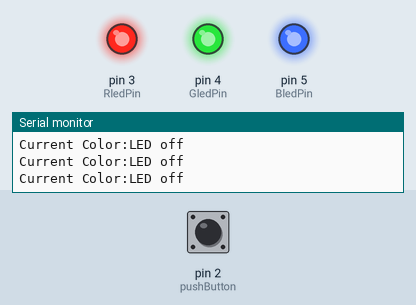
This sketch was run on a simulated Arduino Uno, built with avr-gcc and run on an emulated ATmega328P. On the bench: output pins drawn as LEDs (lit = HIGH), the last lines printed to the serial monitor. The inputs (shaded band) are chosen by the test bench; at power-on: pin 2 (pushButton) LOW.

Above: at 1.2 s.
1.3 s: pin 2 (pushButton) pulled HIGH for 0.15 s
At 1.9 s:
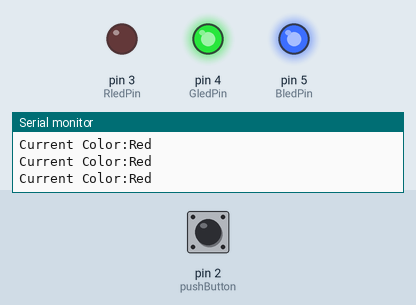
2.9 s: pin 2 (pushButton) pulled HIGH for 1 s
At 3.6 s:
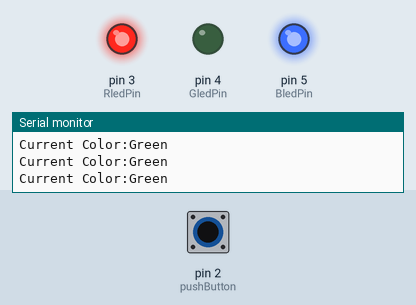
5.4 s: pin 2 (pushButton) pulled HIGH for 0.15 s
At 6.0 s:
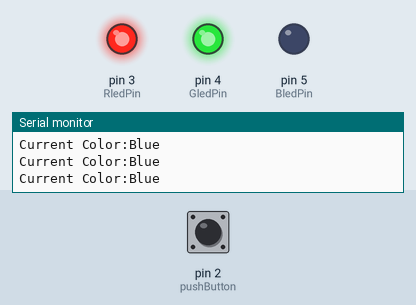
7.0 s: pin 2 (pushButton) pulled HIGH for 3.2 s
At 8.4 s:
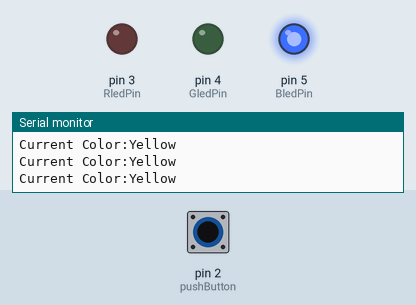
11.7 s: pin 2 (pushButton) pulled HIGH for 0.15 s
At 12.9 s:
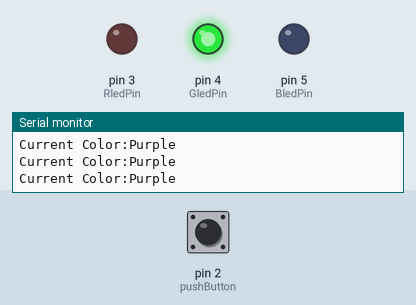
13.3 s: pin 2 (pushButton) pulled HIGH for 1 s
At 14.1 s:
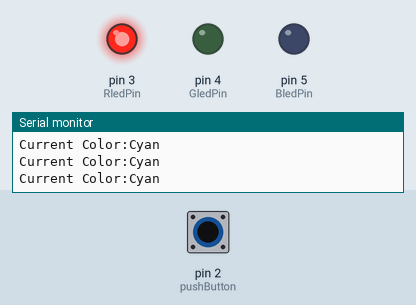
Timing chart, 0 to 16.3 s (numbered marks = the images above; inputs shaded):
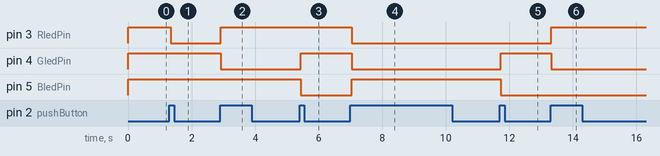

The sketch:

113AC1017_LED_1001.ino
```cpp
const int pushButton = 2; // the number of the pushbutton pin
const int RledPin = 3;     // the number of the LED pin
const int GledPin = 4;
const int BledPin = 5;

// variables will change:
int buttonState = 0; // variable for reading the pushbutton status
int ledcolor = 0;

bool ButtonPressed = false;
String currentcolor="led";
void setup() {
  // initialize the LED pin as an output:
  pinMode(RledPin, OUTPUT);
  pinMode(GledPin, OUTPUT);
  pinMode(BledPin, OUTPUT);
  // initialize the pushbutton pin as an input:
  pinMode(pushButton, INPUT);
  Serial.begin(9600);
}

void loop() {
  // read the state of the pushbutton value:
  buttonState = digitalRead(pushButton);
  Serial.print("Current Color:");
  Serial.println(currentcolor);
  if (buttonState == HIGH && !ButtonPressed) {
    ledcolor = ledcolor + 1;
    ButtonPressed = true;
  }
  if (buttonState == LOW && ButtonPressed) {
    ButtonPressed = false;
  }
  if(ledcolor == 0){
    currentcolor="LED off";
    digitalWrite(RledPin, HIGH);
    digitalWrite(GledPin, HIGH);
    digitalWrite(BledPin, HIGH);
  }
  else if (ledcolor == 1){
    currentcolor="Red";
    digitalWrite(RledPin, LOW);
    digitalWrite(GledPin, HIGH);
    digitalWrite(BledPin, HIGH);
  }
  else if(ledcolor == 2){
    currentcolor="Green";
    digitalWrite(RledPin, HIGH);
    digitalWrite(GledPin, LOW);
    digitalWrite(BledPin, HIGH);
  }
  else if(ledcolor == 3){
    currentcolor="Blue";
    digitalWrite(RledPin, HIGH);
    digitalWrite(GledPin, HIGH);
    digitalWrite(BledPin, LOW);
  }
    else if (ledcolor == 4){
      currentcolor="Yellow";
    digitalWrite(RledPin, LOW);
    digitalWrite(GledPin, LOW);
    digitalWrite(BledPin, HIGH);
  }
    else if (ledcolor == 5){
      currentcolor="Purple";
    digitalWrite(RledPin, LOW);
    digitalWrite(GledPin, HIGH);
    digitalWrite(BledPin, LOW);
  }
    else if (ledcolor == 6){
      currentcolor="Cyan";
    digitalWrite(RledPin, HIGH);
    digitalWrite(GledPin, LOW);
    digitalWrite(BledPin, LOW);
  }
    else if (ledcolor == 7){
      currentcolor="White";
    digitalWrite(RledPin, LOW);
    digitalWrite(GledPin, LOW);
    digitalWrite(BledPin, LOW);
  }
    else if (ledcolor == 8){
    ledcolor = 0;
  }
}
```

Measured:
- after the input at 1.3 s, pin 3 (RledPin): HIGH → LOW at once
- after the input at 2.9 s, pin 3 (RledPin): LOW → HIGH at once; pin 4 (GledPin): HIGH → LOW at once
- after the input at 5.4 s, pin 4 (GledPin): LOW → HIGH at once; pin 5 (BledPin): HIGH → LOW at once
- after the input at 7.0 s, pin 3 (RledPin), pin 4 (GledPin): HIGH → LOW at once; pin 5 (BledPin): LOW → HIGH at once
- after the input at 11.7 s, pin 4 (GledPin): LOW → HIGH at once; pin 5 (BledPin): HIGH → LOW at once
- after the input at 13.3 s, pin 3 (RledPin): LOW → HIGH at once; pin 4 (GledPin): HIGH → LOW at once
